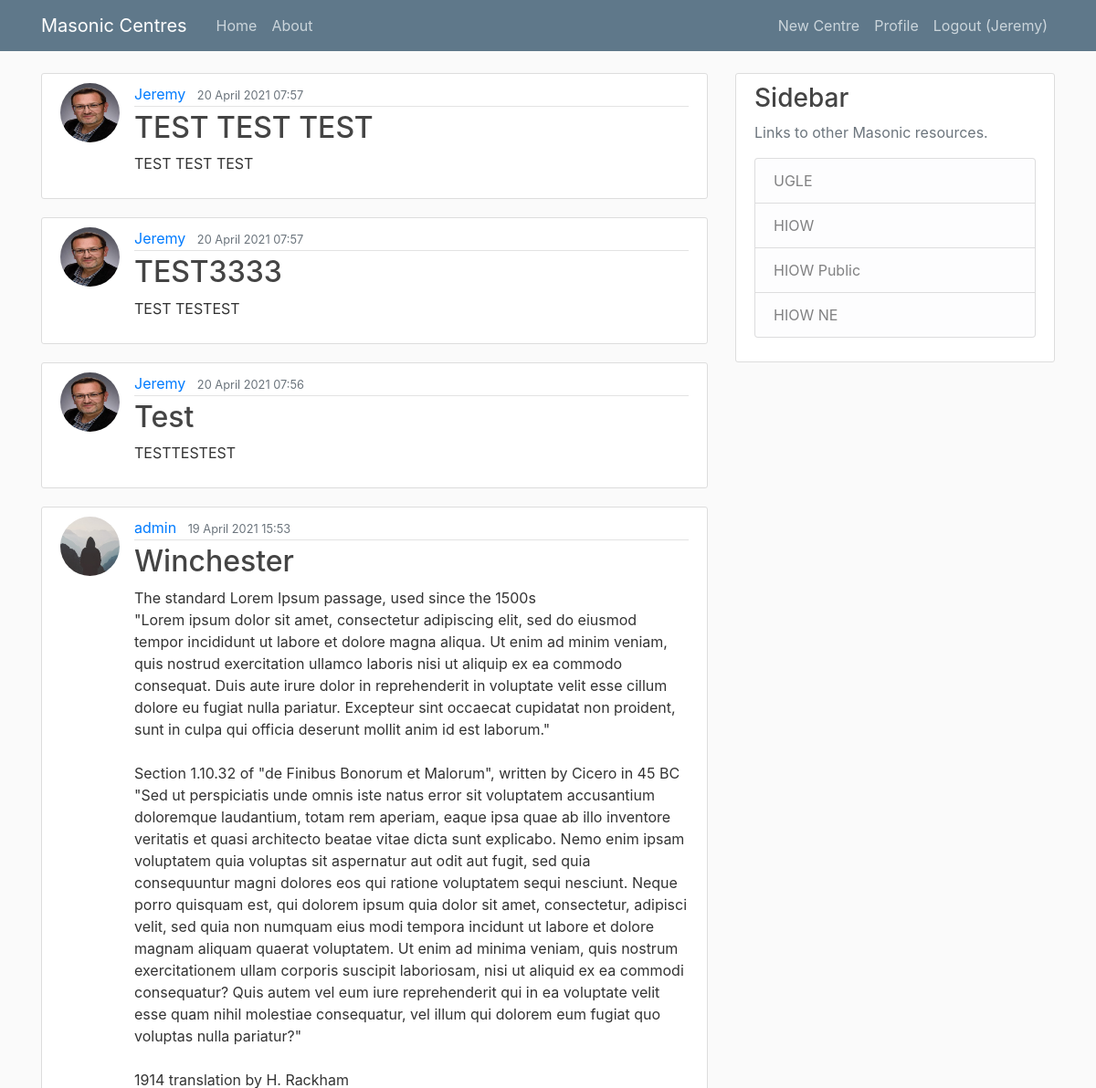
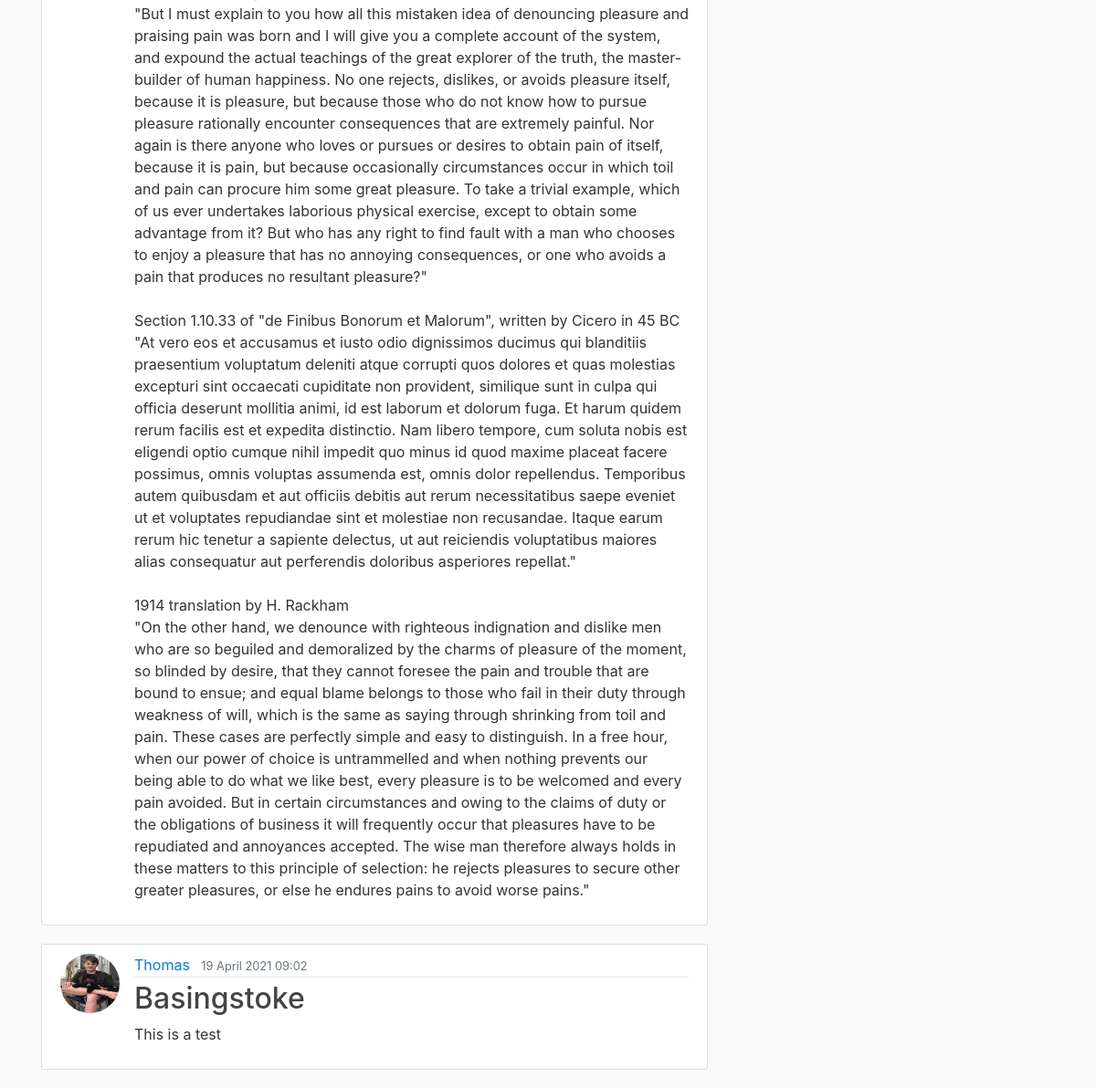
Screenshot of / (signed in) with the database file from the repository (2 pictures, top to bottom).
### blog/models.py (models this page shows, shortened)
class Post(models.Model):
    title = models.CharField(max_length=100)
    content = models.TextField()
    date_posted = models.DateTimeField(default=timezone.now)
    update_posted = models.DateTimeField(auto_now=True)
    author = models.ForeignKey(User, on_delete=models.CASCADE)

### users/models.py (models this page shows, shortened)
class Profile(models.Model):
    user = models.OneToOneField(User, on_delete=models.CASCADE)
    image = models.ImageField(default='default.jpg', upload_to='profile_pics')

### blog/views.py (the view)
# urls.py: path('', PostListView.as_view(), name='blog-home'),
class PostListView(ListView):
    model = Post
    template_name = 'blog/home.html'
    context_object_name = 'posts'
    ordering = ['-date_posted']
    paginate_by = 5

### blog/templates/blog/home.html
{% extends "blog/base.html" %}
{% block content %}
    {% for post in posts %}
        <article class="media content-section">
            <img class="rounded-circle article-img" src="{{ post.author.profile.image.url }}" alt="Profile picture">
            <div class="media-body">
                <div class="article-metadata">
                    <a class="mr-2" href="#">{{ post.author }}</a>
                    <small class="text-muted">{{ post.date_posted|date:"d F Y H:i" }}</small>
                </div>
                <h2><a class="article-title" href="{% url 'post-detail' post.id %}">{{ post.title }}</a></h2>
                <p class="article-content">{{ post.content }}</p>
            </div>
        </article>
    {% endfor %}
{% endblock content %}

### blog/templates/blog/base.html (shortened to what this page needs)
{% load static %}
<!DOCTYPE html>
<html>
    <head>
        <link rel="stylesheet" href="https://maxcdn.bootstrapcdn.com/bootstrap/4.0.0/css/bootstrap.min.css">
        <link rel="stylesheet" type="text/css" href="{% static 'blog/main.css' %}">
    </head>
    <body>
        <header class="site-header">
            <nav class="navbar navbar-expand-md navbar-dark bg-steel fixed-top">
                <div class="container">
                    <a class="navbar-brand mr-4" href="{% url 'blog-home' %}">Masonic Centres</a>
                    <div class="collapse navbar-collapse" id="navbarToggle">
                        <div class="navbar-nav mr-auto">
                            <a class="nav-item nav-link" href="{% url 'blog-home' %}">Home</a>
                            <a class="nav-item nav-link" href="{% url 'blog-about' %}">About</a>
                        </div>
                        <div class="navbar-nav">
                            {% if user.is_authenticated %}
                                <a class="nav-item nav-link" href="{% url 'post-create' %}">New Centre</a>
                                <a class="nav-item nav-link" href="{% url 'profile' %}">Profile</a>
                                <a class="nav-item nav-link" href="{% url 'logout' %}">Logout ({{ user.username }})</a>
                            {% else %}
                                <a class="nav-item nav-link" href="{% url 'login' %}">Login</a>
                                <a class="nav-item nav-link" href="{% url 'register' %}">Register</a>
                            {% endif %}
                        </div>
                    </div>
                </div>
            </nav>
        </header>
        <main role="main" class="container">
            <div class="row">
                <div class="col-md-8">
                    {% block content %}{% endblock %}
                </div>
                <div class="col-md-4">
                    <div class="content-section">
                        <h3>Sidebar</h3>
                        <p class='text-muted'>Links to other Masonic resources.
                            <ul class="list-group">
                                <li class="list-group-item list-group-item-light">UGLE</li>
                                <li class="list-group-item list-group-item-light">HIOW</li>
                                <li class="list-group-item list-group-item-light">HIOW Public</li>
                                <li class="list-group-item list-group-item-light">HIOW NE</li>
                            </ul>
                        </p>
                    </div>
                </div>
            </div>
        </main>
    </body>
</html>

### blog/static/blog/main.css (style rules this page uses)
body { background: #fafafa; color: #333333; margin-top: 5rem; }
h1, h2, h3, h4, h5, h6 { color: #444444; }
ul { margin: 0; }
.bg-steel { background-color: #5f788a; }
.site-header .navbar-nav .nav-link { color: #cbd5db; }
.content-section { background: #ffffff; padding: 10px 20px; border: 1px solid #dddddd; border-radius: 3px; margin-bottom: 20px; }
.article-title { color: #444444; }
.article-content { white-space: pre-line; }
.article-img { height: 65px; width: 65px; margin-right: 16px; }
.article-metadata { padding-bottom: 1px; margin-bottom: 4px; border-bottom: 1px solid #e3e3e3 }

### rows the page displays
Post: author.profile.image (picture), author "Jeremy", date_posted "20 April 2021 07:57", title "TEST TEST TEST", content "TEST TEST TEST"
Post: author.profile.image (picture), author "Jeremy", date_posted "20 April 2021 07:57", title "TEST3333", content "TEST TESTEST"
Post: author.profile.image (picture), author "Jeremy", date_posted "20 April 2021 07:56", title "Test", content "TESTTESTEST"
Post: author.profile.image (placeholder picture), author "admin", date_posted "19 April 2021 15:53", title "Winchester", content "The standard Lorem Ipsum passage, used since the 1500s \"Lorem ipsum dolor sit amet, consectetur adipiscing elit, sed do eiusmod tempor incididunt ut labore et dolore magna aliqua. Ut enim ad minim veniam, quis nostrud exercitation ullamco laboris nisi ut aliquip ex ea commodo consequat. Duis aute irure dolor in reprehenderit in voluptate velit esse cillum dolore eu fugiat nulla pariatur. Excepteur sint occaecat cupidatat non proident, sunt in culpa qui officia deserunt mollit anim id est laborum.\" Section 1.10.32 of \"de Finibus Bonorum et Malorum\", written by Cicero in 45 BC \"Sed ut perspiciatis unde omnis iste natus error sit voluptatem accusantium doloremque laudantium, totam rem aperiam,…"
Post: author.profile.image (picture), author "Thomas", date_posted "19 April 2021 09:02", title "Basingstoke", content "This is a test"

### other values shown
{{ user.username }} "Jeremy"
